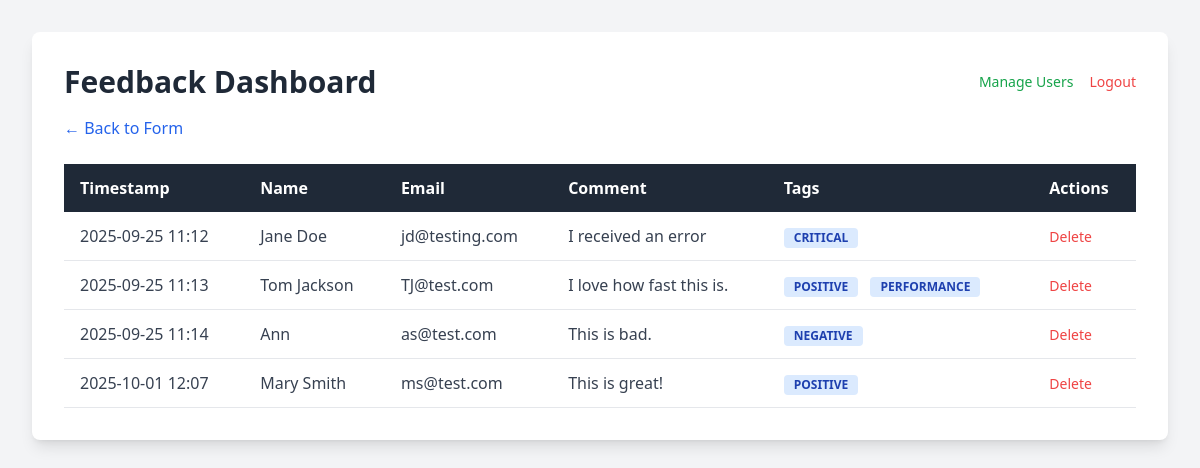
The page /dashboard?order=asc (signed in) on the database its author committed.
### tables this page shows
CREATE TABLE feedback (
    id INTEGER PRIMARY KEY AUTOINCREMENT,
    name TEXT,
    email TEXT,
    comment TEXT NOT NULL,
    timestamp DATETIME NOT NULL,
    tags TEXT
);

### app.py (the view)
@app.route('/dashboard')
def dashboard():
    if not is_logged_in():
        return redirect(url_for('login'))
    sort_order = request.args.get('order', 'desc')
    filter_tag = request.args.get('tag')
    db = get_db()
    query = 'SELECT * FROM feedback'
    params = []
    if filter_tag:
        query += ' WHERE tags LIKE ?'
        params.append(f'%"{filter_tag}"%')
    query += f' ORDER BY timestamp {sort_order.upper()}'
    feedback_rows = db.execute(query, params).fetchall()
    db.close()
    feedback_entries = []
    for row in feedback_rows:
        entry = dict(row)
        entry['tags'] = json.loads(entry['tags'])
        if isinstance(entry['timestamp'], str):
             entry['timestamp'] = datetime.datetime.fromisoformat(entry['timestamp'])
        feedback_entries.append(entry)
    next_order = 'asc' if sort_order == 'desc' else 'desc'
    return render_template('dashboard.html',
                           feedback_entries=feedback_entries,
                           next_sort_order=next_order,
                           current_filter=filter_tag)

### app.py (called while the page is built)
def get_db():
    conn = sqlite3.connect(DATABASE)
    conn.row_factory = sqlite3.Row
    return conn

def is_logged_in():
    return 'username' in session

### templates/dashboard.html (shortened to what this page needs)
<!DOCTYPE html>
<html lang="en">
<head>
    <script src="https://cdn.tailwindcss.com"></script>
</head>
<body class="bg-gray-100 p-8">
    <div class="max-w-6xl mx-auto bg-white p-8 rounded-lg shadow-lg">
        <div class="flex justify-between items-center mb-4">
            <h1 class="text-3xl font-bold text-gray-800">Feedback Dashboard</h1>
            <div class="flex items-center space-x-4">
                 <a href="{{ url_for('manage_users') }}" class="text-sm text-green-600 hover:underline">Manage Users</a>
                 <a href="{{ url_for('logout') }}" class="text-sm text-red-500 hover:underline">Logout</a>
            </div>
        </div>
        <div class="flex justify-between items-center mb-6">
             <a href="/" class="text-blue-600 hover:underline">&larr; Back to Form</a>
        </div>
        <table class="min-w-full bg-white">
            <thead class="bg-gray-800 text-white">
                <tr>
                    <th class="text-left py-3 px-4">
                        <a href="{{ url_for('dashboard', order=next_sort_order, tag=current_filter) }}" class="hover:underline">Timestamp</a>
                    </th>
                    <th class="text-left py-3 px-4">Name</th>
                    <th class="text-left py-3 px-4">Email</th>
                    <th class="text-left py-3 px-4">Comment</th>
                    <th class="text-left py-3 px-4">Tags</th>
                    <th class="text-left py-3 px-4">Actions</th>
                </tr>
            </thead>
            <tbody class="text-gray-700">
                {% for entry in feedback_entries %}
                <tr class="border-b hover:bg-gray-50">
                    <td class="py-3 px-4">{{ entry.timestamp.strftime('%Y-%m-%d %H:%M') }}</td>
                    <td class="py-3 px-4">{{ entry.name }}</td>
                    <td class="py-3 px-4">{{ entry.email }}</td>
                    <td class="py-3 px-4">{{ entry.comment }}</td>
                    <td class="py-3 px-4">
                        {% for tag in entry.tags %}
                            <a href="{{ url_for('dashboard', tag=tag) }}" class="inline-block bg-blue-100 text-blue-800 text-xs font-semibold mr-2 px-2.5 py-0.5 rounded hover:bg-blue-200">
                                {{ tag }}
                            </a>
                        {% endfor %}
                    </td>
                    <td class="py-3 px-4">
                        <a href="{{ url_for('delete_feedback', feedback_id=entry.id) }}"
                           class="text-red-500 hover:underline text-sm"
                           onclick="return confirm('Are you sure you want to delete this item?');">
                           Delete
                        </a>
                    </td>
                </tr>
                {% endfor %}
            </tbody>
        </table>
    </div>
</body>
</html>

### rows shown on the page
feedback: timestamp "2025-09-25 11:12", name "Jane Doe", email "jd@testing.com", comment "I received an error", tags "CRITICAL"
feedback: timestamp "2025-09-25 11:13", name "Tom Jackson", email "TJ@test.com", comment "I love how fast this is.", tags "POSITIVE" "PERFORMANCE"
feedback: timestamp "2025-09-25 11:14", name "Ann", email "as@test.com", comment "This is bad.", tags "NEGATIVE"
feedback: timestamp "2025-10-01 12:07", name "Mary Smith", email "ms@test.com", comment "This is great!", tags "POSITIVE"
